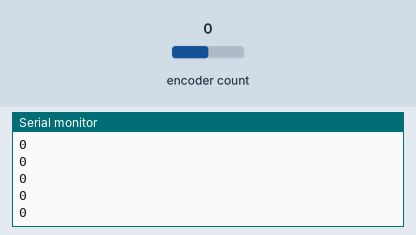
This sketch was run on a simulated Arduino Uno, built with avr-gcc and run on an emulated ATmega328P. On the bench: the last lines printed to the serial monitor. Inputs (shaded band) come from the test bench; at power-on: encoder count 0.

Above: at 1.2 s.
1.3 s: encoder count set to 1
At 1.31 s:
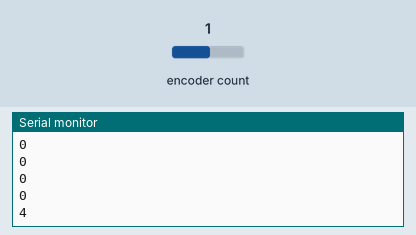
2.8 s: encoder count set to 2
At 2.81 s:
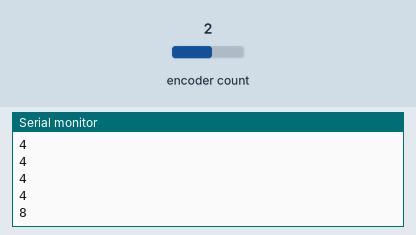
Timing chart, 0 to 5.8 s (numbered marks = the images above; inputs shaded):
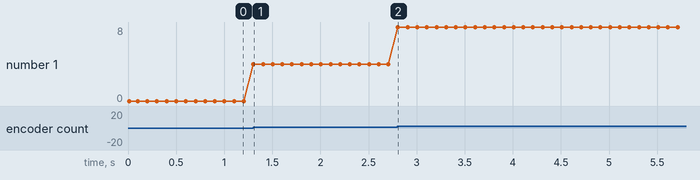

The sketch:

testing_encoder.ino
```cpp
#include <Encoder.h>

Encoder rearEnc(4,5);

void setup() {
  Serial.begin(9600);
  Serial.println("Encoder Test");
}

void loop() {
  long position = rearEnc.read();
  Serial.println(position);
  delay(100);
}
```

Measured:
- after the input at 1.3 s, the serial monitor: prints a new line at once (image 1)
- after the input at 2.8 s, the serial monitor: prints a new line at once (image 2)
- plotted number 1: 0 → 4 after the input at 1.3 s, 4 → 8 after the input at 2.8 s
